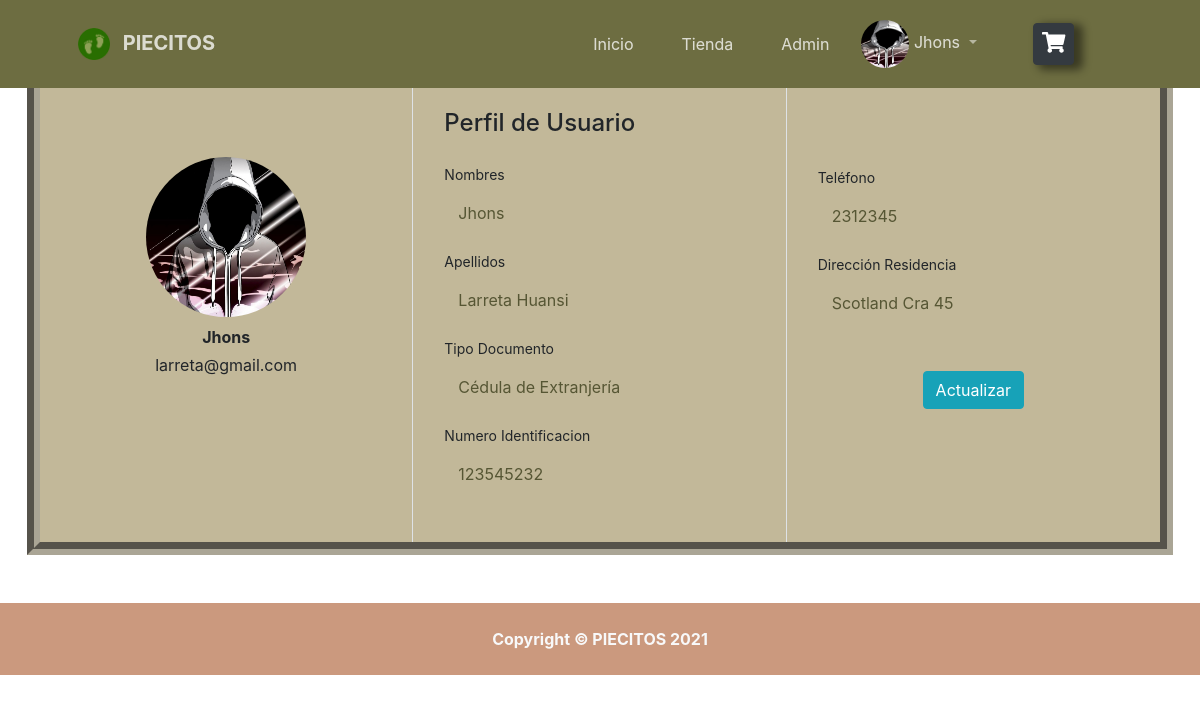
Page /index.php?modulo=Usuario&controlador=Usuario&funcion=perfil (signed in) on the committed database.
### tables this page shows
CREATE TABLE `usuario` (
  `Usu_Id` int(11) NOT NULL,
  `Usu_Nombre` varchar(30) DEFAULT NULL,
  `Usu_Apellido` varchar(30) DEFAULT NULL,
  `Usu_Telefono` varchar(15) DEFAULT NULL,
  `Usu_Direccion` varchar(30) DEFAULT NULL,
  `Usu_Num_Identificacion` int(11) DEFAULT NULL,
  `Usu_Correo` varchar(30) DEFAULT NULL,
  `Usu_Clave` varchar(30) DEFAULT NULL,
  `Usu_Imagen` varchar(200) DEFAULT NULL,
  `Tipo_Id` int(11) DEFAULT NULL,
  `Rol_Id` int(11) DEFAULT NULL
);

CREATE TABLE `tipo_id` (
  `Tipo_Id` int(11) NOT NULL,
  `Tipo_Nombre` varchar(30) DEFAULT NULL
);

### lib/conf/conf.php (called while the page is built)
<?php
    $server = "localhost";
    $user = "root";
    $dataBase = "piecitos";
    $password = "test2";
    $port = "3306";
?>

### lib/conf/connection.php (called while the page is built, shortened)
<?php
    class Connection{
        private $server;
        private $user;
        private $password;
        private $dataBase;
        private $link;
        private function setConnect() {
            require_once 'conf.php';
            $this->server = $server;
            $this->user = $user;
            $this->password = $password;
            $this->dataBase = $dataBase;
        }
        private function connect() {
            $this->link = mysqli_connect($this->server,$this->user,$this->password,$this->dataBase);
        }
        public function getConnect() {
            return $this->link;
        }
    }
?>

### model/MasterModel.php (called while the page is built, shortened)
<?php
    include_once '../lib/conf/connection.php';
    class MasterModel extends Connection {
        public function consult($sql) {
            $result = mysqli_query($this->getConnect(),$sql);
            return $result;
        }
    }
?>

### view/Usuario/perfil.php (the view, shortened to what this page needs)
<link href="css_inicio/css_perfil.css" rel="stylesheet" />
<?php
    while($usu=mysqli_fetch_assoc($usuario)){
?>
<form action="<?php echo getUrl("Usuario","Usuario","postPerfil") ?>" method="post" enctype="multipart/form-data">
    <div class="container rounded bg-white mt-5 mb-5">
        <div class="row" id="row" style="margin-top: 30px;">
            <div class="col-md-4 border-right" style="background-color:#c2b899">
                <div class="">
                    <div class="d-flex flex-column align-items-center text-center p-3 py-5" id="cambiarImagenPerfil">
                        <img class="rounded-circle mt-5" style= "height: 10rem;max-width: 10rem;width:100%;" src= "<?php
                        if ($usu['Usu_Imagen']){
                            echo $usu['Usu_Imagen'];
                        }else{
                            echo "images/Usuarios/desconocido.svg";
                        }
                        ?>">
                        <span class="font-weight-bold mt-2"><?php echo $_SESSION['nombre'];?></span>
                        <span class="mt-1 text-black col-md-12"><?php echo $usu['Usu_Correo']?></span>
                    </div>
                </div>
            </div>
            <div class="col-md-4 border-right" style="background-color:#c2b899">
                <div class="p-3 py-5">
                    <div class="d-flex justify-content-between align-items-center mb-3">
                        <h4 class="text-right">Perfil de Usuario</h4>
                    </div>
                    <div class="row mt-2">
                        <div class="col-md-12">
                            <label class="labels">Nombres</label>
                            <input type="text" class="form-print form-change" id="Usu_Nombre"  name="Usu_Nombre" value="<?php echo $usu['Usu_Nombre']?>" readonly>
                        </div>
                    </div>
                    <div class="row mt-3">
                        <div class="col-md-12">
                            <label class="labels">Apellidos</label>
                            <input type="text" class="form-print form-change" id="Usu_Apellido" name="Usu_Apellido" value="<?php echo $usu['Usu_Apellido'] ?>" readonly>
                        </div>
                    </div>
                    <div class="row mt-3">
                        <div class="col-md-12">
                            <label class="labels">Tipo Documento</label>
                            <input type="text" class="form-print" id="Tipo_Nombre" name="Tipo_Nombre" value="<?php echo $usu['Tipo_Nombre'] ?>" readonly>
                        </div>
                    </div>
                    <div class="row mt-3">
                        <div class="col-md-12">
                            <label class="labels">Numero Identificacion</label>
                            <input type="text" class="form-print" id="Usu_Num_Identificacion" name="Usu_Num_Identificacion" value="<?php echo $usu['Usu_Num_Identificacion'] ?>" readonly>
                        </div>
                    </div>
                </div>
            </div>
            <div class="col-md-4" style="background-color:#c2b899">
                <div class="p-3 py-5 mt-2">
                    <div class="row mt-5">
                        <div class="col-md-12">
                            <label class="labels">Teléfono</label>
                            <input type="text" class="form-print form-change" id= "Usu_Telefono" name="Usu_Telefono" value="<?php echo $usu['Usu_Telefono'] ?>" >
                        </div>
                    </div>
                    <div class="row mt-3">
                        <div class="col-md-12">
                            <label class="labels">Dirección Residencia</label>
                            <input type="text" class="form-print form-change" id="Usu_Direccion" name="Usu_Direccion" value="<?php echo $usu['Usu_Direccion']?>">
                        </div>
                    </div>
                    <div class="mt-5 text-center" id="accionPerfil">
                        <button class="btn btn-info" id="actualizarPerfil" type="button">Actualizar</button>
                    </div>
                </div>
            </div>
        </div>
    </div>
</form>
<?php
    }
?>

### web/css_inicio/css_perfil.css (style rules this page uses)
.form-print { display: block; width: 100%; padding: 0.375rem 0.75rem; font-size: 1rem; font-weight: 400; line-height: 1.5; background-clip: padding-box; background-color: transparent !important; border-color: transparent !important; color: #565634 !important; margin: 0; }
.labels { font-size: 14px }
#row { border-color: #aaa595; border-width: 13px; border-style: groove; }

### rows in the picture
usuario: Usu_Imagen (picture), Usu_Correo "larreta@gmail.com", Usu_Nombre "Jhons", Usu_Apellido "Larreta Huansi", Tipo_Nombre "Cédula de Extranjería", Usu_Num_Identificacion "123545232", Usu_Telefono "2312345", Usu_Direccion "Scotland Cra 45"

### other values in the picture
$_SESSION['nombre'] "Jhons"
